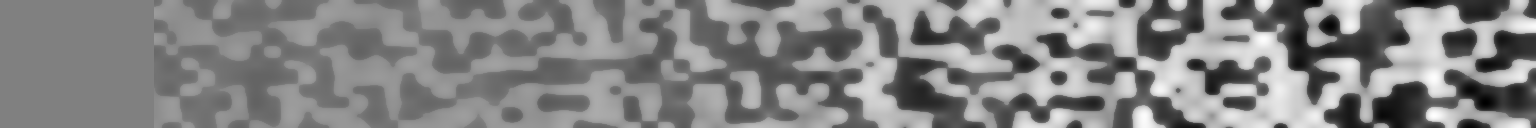
#> input picture terrain1.png, 1536 x 128 px
$ python resize_image.py --input ../terrain1.png
#> lines starting #> are read from the running program, lines starting #| are printed output that depends on the picture
#!/usr/bin/env python3
"""
Resize images to match the format of plt.subplots(1, n_slices, figsize=(4, 4/2))

Usage:
    python resize_image.py --input "C:\path\to\image.png" --output "output.png"
    python resize_image.py --input "C:\path\to\folder" --n-slices 2
"""

import argparse
import pathlib
from PIL import Image
import matplotlib.pyplot as plt
import numpy as np

def resize_image_to_subplot_format(input_path, output_path=None, n_slices=1, dpi=300):
    """
    Resize an image to match matplotlib subplot format.

    Args:
        input_path: Path to input image
        output_path: Path to save resized image (optional)
        n_slices: Number of subplots (affects width calculation)
        dpi: DPI for conversion (default 300)
    """
#> called with n_slices = 1, dpi = 300
    # Calculate target size in pixels
    # figsize=(4, 4/2) means width=4 inches, height=2 inches
    width_inches = 4
    height_inches = 4 / 2

    target_width = int(width_inches * dpi)
    target_height = int(height_inches * dpi)

    print(f"Target size: {target_width}x{target_height} pixels (at {dpi} DPI)")

    # Load image
    img = Image.open(input_path)
#> img is the input picture: PIL image 1536x128 L; min 0, max 255, mean 131.9
    original_size = img.size
#> original_size = (1536, 128)
    print(f"Original size: {original_size[0]}x{original_size[1]} pixels")
#| Original size: 1536x128 pixels

    # Resize image while maintaining aspect ratio
    img_resized = img.resize((target_width, target_height), Image.Resampling.LANCZOS)
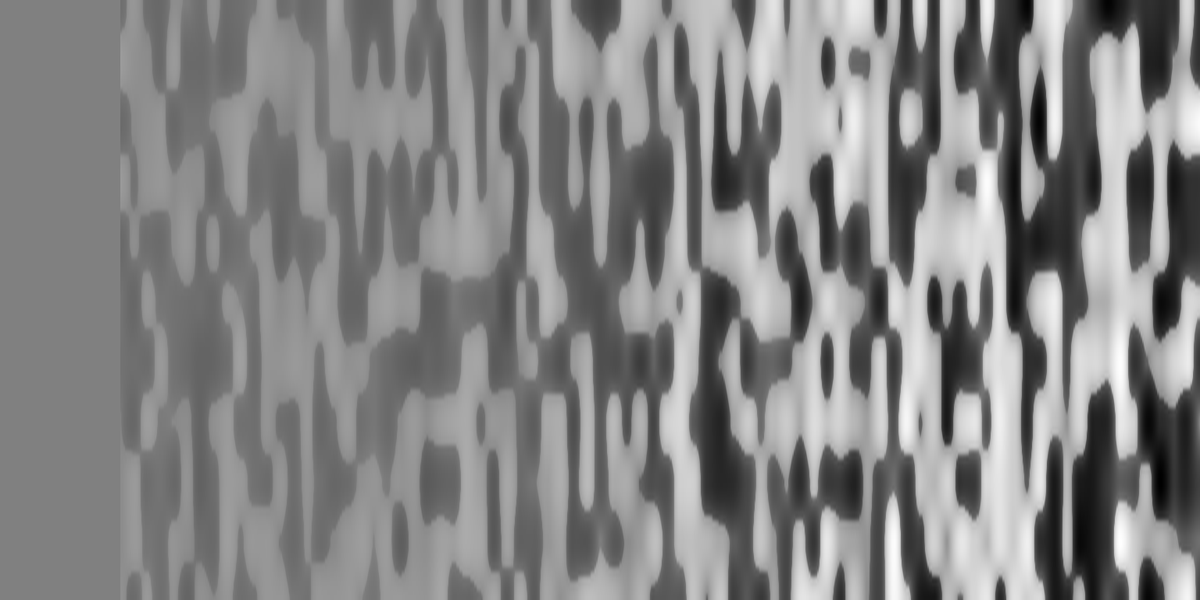
#> img_resized: PIL image 1200x600 L; min 0, max 254, mean 131.9

    # Generate output path if not provided
    if output_path is None:
        input_pathlib = pathlib.Path(input_path)
        output_path = input_pathlib.parent / f"{input_pathlib.stem}_resized{input_pathlib.suffix}"

    # Save resized image
    img_resized.save(output_path, dpi=(dpi, dpi))
    print(f"Saved resized image to: {output_path}")

    return output_path


def process_folder(folder_path, n_slices=1, dpi=300, output_suffix="_resized"):
    """Process all images in a folder."""
    folder = pathlib.Path(folder_path)

    if not folder.exists():
        print(f"Error: Folder not found: {folder}")
        return

    # Supported image formats
    image_extensions = ['.png', '.jpg', '.jpeg', '.bmp', '.tiff', '.tif']

    image_files = []
    for ext in image_extensions:
        image_files.extend(folder.glob(f"*{ext}"))
        image_files.extend(folder.glob(f"*{ext.upper()}"))

    if not image_files:
        print(f"No image files found in {folder}")
        return

    print(f"Found {len(image_files)} image(s)")

    for img_path in image_files:
        print(f"\nProcessing: {img_path.name}")
        output_path = img_path.parent / f"{img_path.stem}{output_suffix}{img_path.suffix}"
        try:
            resize_image_to_subplot_format(img_path, output_path, n_slices, dpi)
        except Exception as e:
            print(f"Error processing {img_path.name}: {e}")


def main():
    parser = argparse.ArgumentParser(
        description="Resize images to match matplotlib subplot format (4x2 inches)"
    )
    parser.add_argument(
        "--input",
        type=str,
        required=True,
        help="Input image file or folder path"
    )
    parser.add_argument(
        "--output",
        type=str,
        default=None,
        help="Output path (optional, auto-generated if not provided)"
    )
    parser.add_argument(
        "--n-slices",
        type=int,
        default=1,
        help="Number of subplots (affects width calculation)"
    )
    parser.add_argument(
        "--dpi",
        type=int,
        default=300,
        help="DPI for image conversion (default: 300)"
    )

    args = parser.parse_args()

    input_path = pathlib.Path(args.input)

    if input_path.is_file():
        # Process single file
        resize_image_to_subplot_format(input_path, args.output, args.n_slices, args.dpi)
    elif input_path.is_dir():
        # Process folder
        process_folder(input_path, args.n_slices, args.dpi)
    else:
        print(f"Error: Path not found: {input_path}")


if __name__ == "__main__":
    main()
